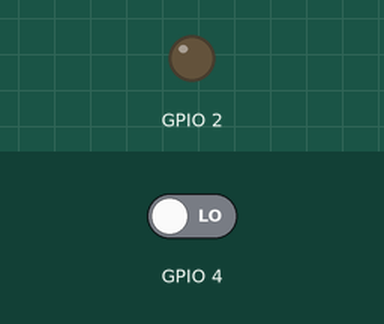
This sketch was run on a simulated ESP32. Shown: output pins drawn as LEDs (lit = HIGH). The test bench sets the inputs (shaded band); at power-on: GPIO 4 LOW.

Above: at 1.2 s.
1.3 s: GPIO 4 driven HIGH
At 2.1 s:
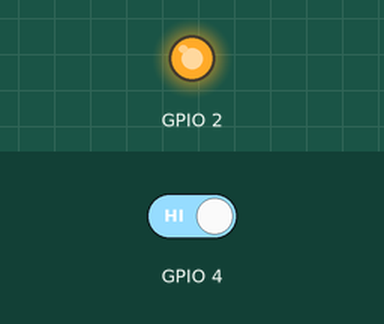
2.8 s: GPIO 4 driven LOW
At 3.3 s:
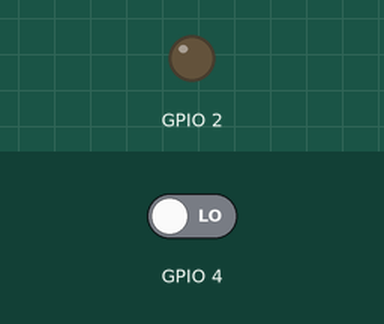
Timing chart, 0 to 5.8 s (numbered marks = the images above; inputs shaded):
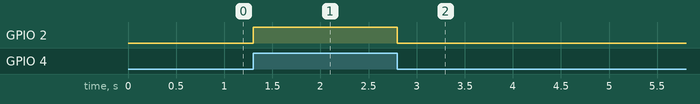

The sketch:

Button.ino
```cpp
/*
 * scheda: DOIT ESP32 dev kit
 * AZDelivery - https://amzn.to/3GwypiZ
 * Fare UPLOAD e poi premere il tasto RST sulla scheda
 *
 * URL per config schede: https://dl.espressif.com/dl/package_esp32_index.json
 *
 * un led sul pin 2 e un bt con pullup sul pin 4
 *
 */
void setup() {
  pinMode(2, OUTPUT);
  pinMode(4, INPUT);
}

void loop() {
  digitalWrite(2, digitalRead(4));
}
```

Measured:
- after the input at 1.3 s, GPIO 2: LOW → HIGH at once
- after the input at 2.8 s, GPIO 2: HIGH → LOW at once
